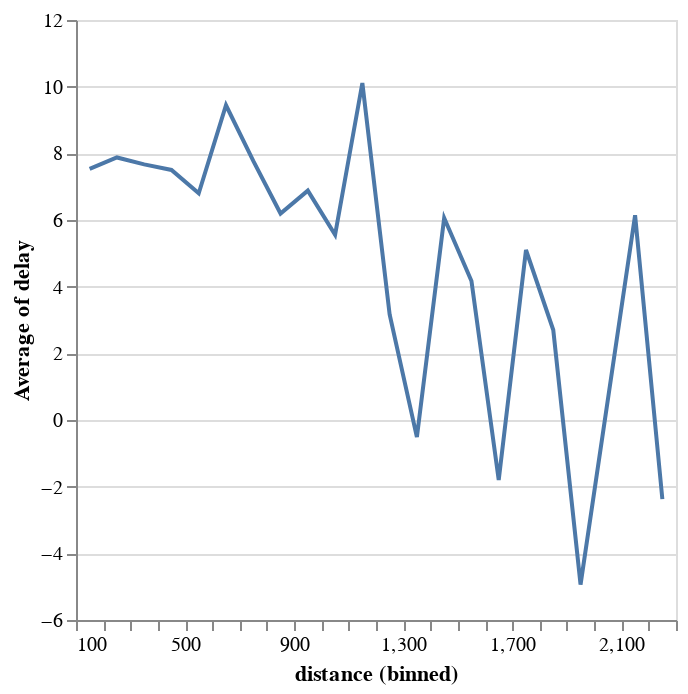

Notebook source saved alongside this figure:
### Markdown cell above
## Flight delays and distance

Create a visualization that explores the following question:

> Are longer/shorter flights more or less on time?

Keep in mind that there are 5000 observations here. To answer this question will likely require some sort of aggregation so draw out the correlations.

### Code cell
alt.Chart(flights).mark_line().encode(
    x=alt.X('distance',bin=alt.Bin(maxbins=30)),
    y=alt.Y('average(delay)')
)

### Figure 1 — Vega-Lite specification as saved in the notebook (floating-point values rounded to 4 significant figures; data arrays with more than 128 entries replaced by an {"elided": "..."} marker saying what was removed)
{"$schema": "https://vega.github.io/schema/vega-lite/v1.2.1.json", "data": {"values": {"elided": "5000 records"}}, "encoding": {"x": {"bin": {"maxbins": 30}, "field": "distance", "type": "quantitative"}, "y": {"aggregate": "average", "field": "delay", "type": "quantitative"}}, "mark": "line"}
